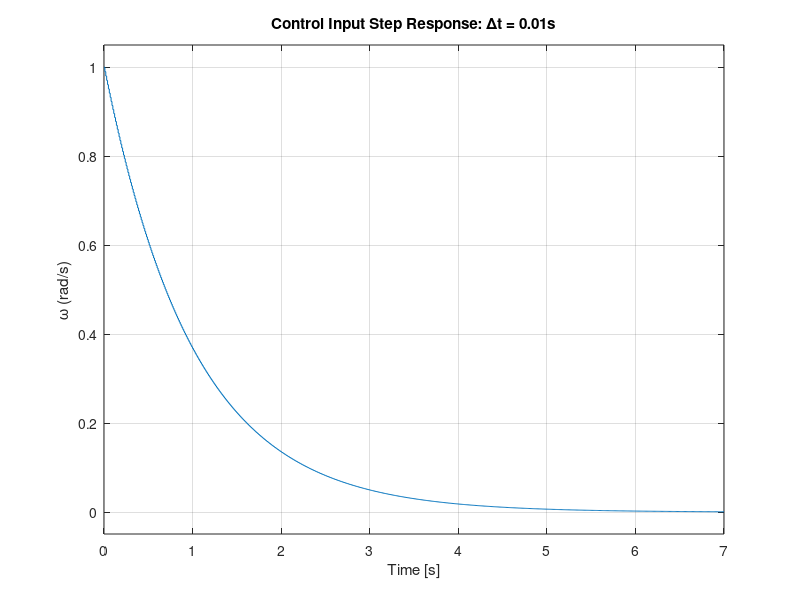

MATLAB code to generate this figure:
% AA 277, Winter 2019
% 3/12/19
%
% Project
%
clear
close all
%% 
dt = 0.01;
s = tf('s');

G = 1/s; % single integrator dynamics
K = 1;

sys_cont = feedback(G*K,1);
sys_dis = c2d(sys_cont, dt);

figure
subplot(211)
step(sys_dis)
grid on
title('Output Step Response: \Deltat = 0.01s')
ylabel('\theta (rad)')

u_cont = feedback(K, G); % reference to omega
u_dis = c2d(u_cont, dt);
subplot(212)
step(u_dis)
grid on
title('Control Input Step Response: \Deltat = 0.01s')
ylabel('\omega (rad/s)')